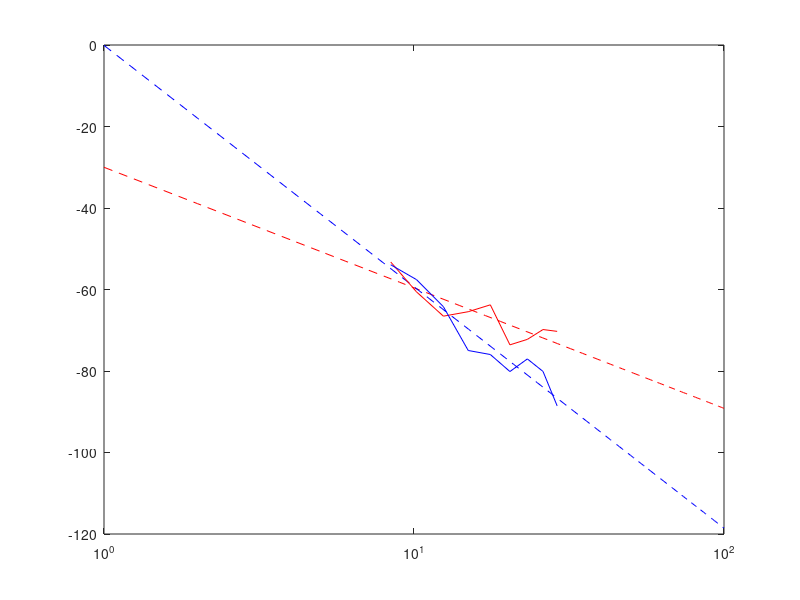

Source code (MATLAB):
%% 
clear all; 
close all; 
clc; 


rawd = [0 3 6 9 12 15 18 21 24]; 
% Vertical distance -> 7.4m
% Horizontal distance -> 4m + d 
% c^2 = a^2 + b^2
% c = sqrt(a^2 + b^2)
% c = sqrt((4+rawd)^2 + 7.4^2)

d = [];

for(k = 1:length(rawd))
    actuald = sqrt((4+rawd(k))^2 + 7.4^2);
    d = [d actuald];
end

powerReceived2GHz = [-53.2399 -60.578 -66.5438 -65.4492 -63.7637 -73.5806 -72.237 -69.8238 -70.274]; % dBmW 
powerReceived914MHz = [-53.9292 -57.5713 -64.219 -74.967 -75.9537 -80.1326 -77.036 -80.1087 -88.5612]; % dBmW 

P = polyfit(log10(d), powerReceived2GHz, 1);
polyFitDistance = 1:1:100; 
fittedPower2GHz = polyval(P, log10(polyFitDistance));

P914MHz = polyfit(log10(d), powerReceived914MHz, 1); 
fittedPower914GHz = polyval(P914MHz, log10(polyFitDistance));


plot(polyFitDistance, fittedPower2GHz, '--r');
hold on
plot(polyFitDistance, fittedPower914GHz, '--b');
hold on
plot(d, powerReceived2GHz, 'r');
hold on
plot(d, powerReceived914MHz, 'b');
set(gca, "XScale", "log")

%%
